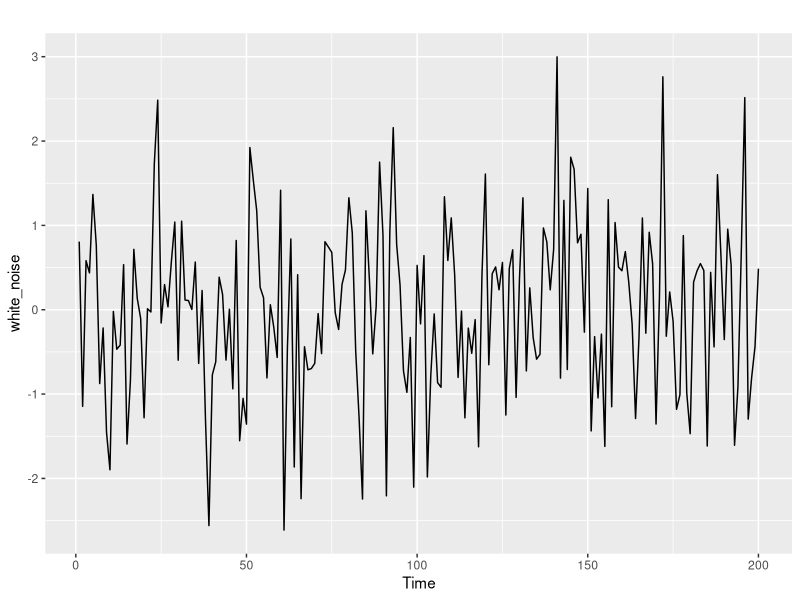
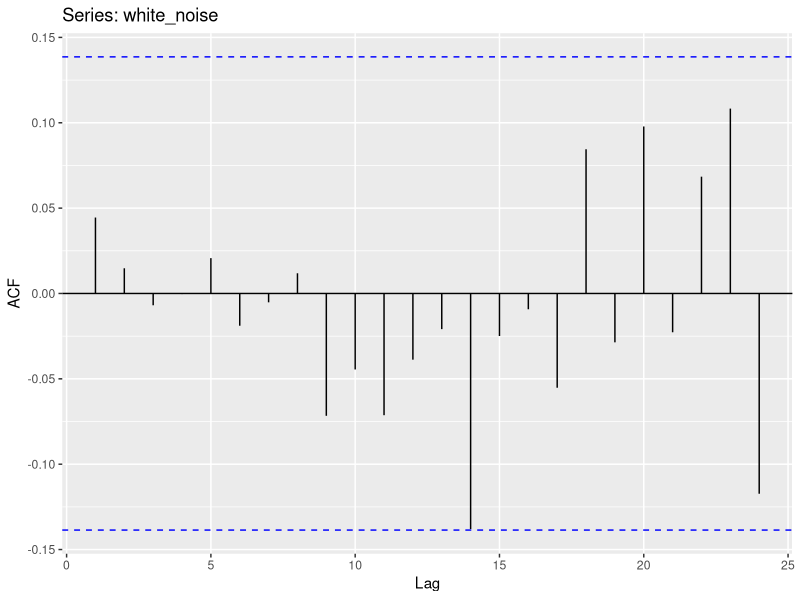
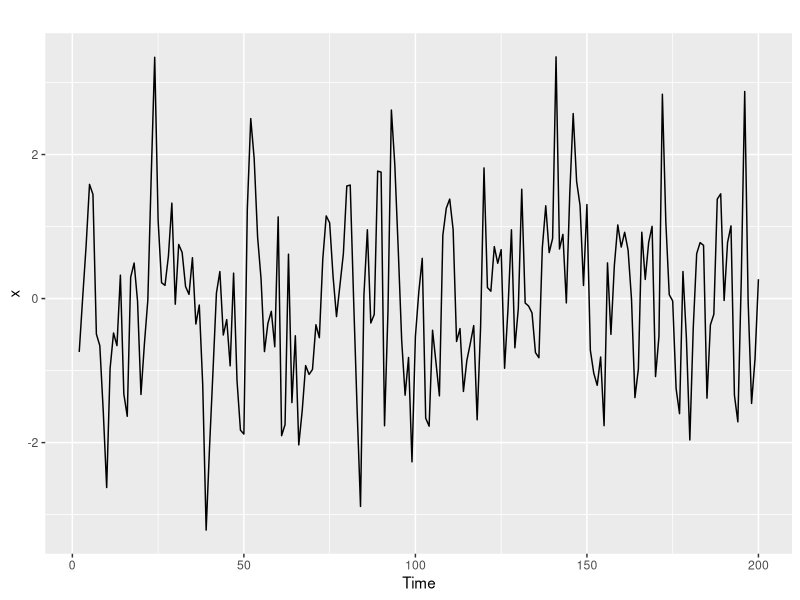
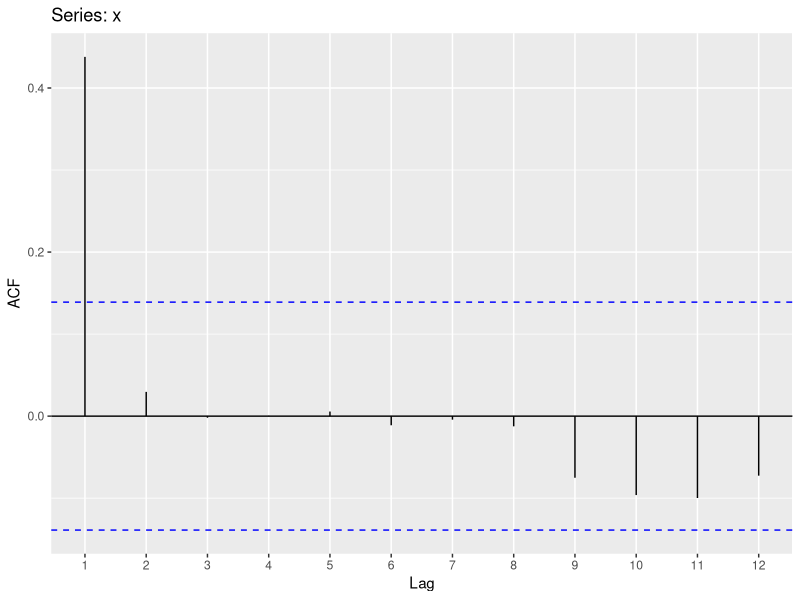
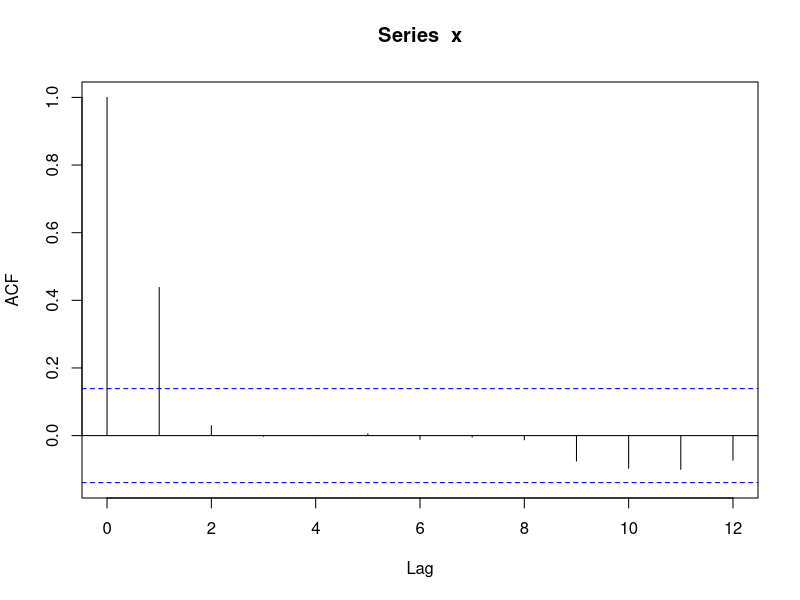
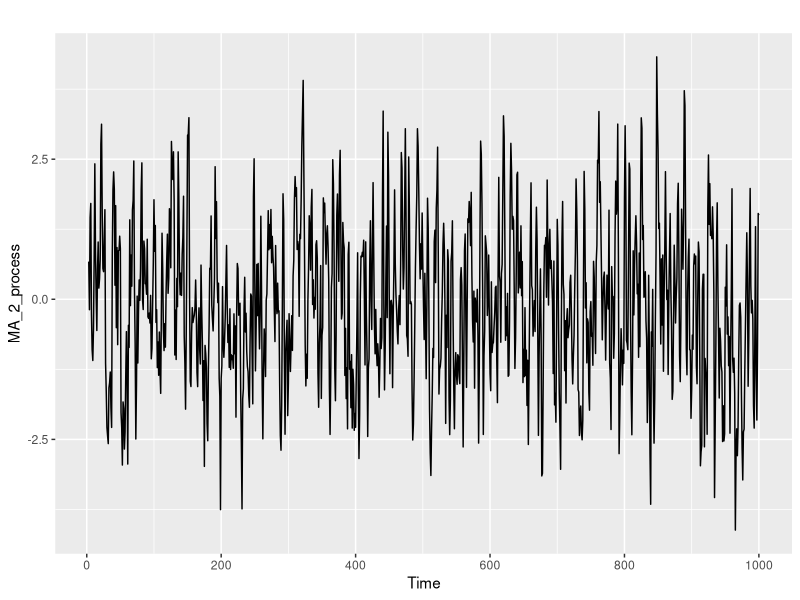
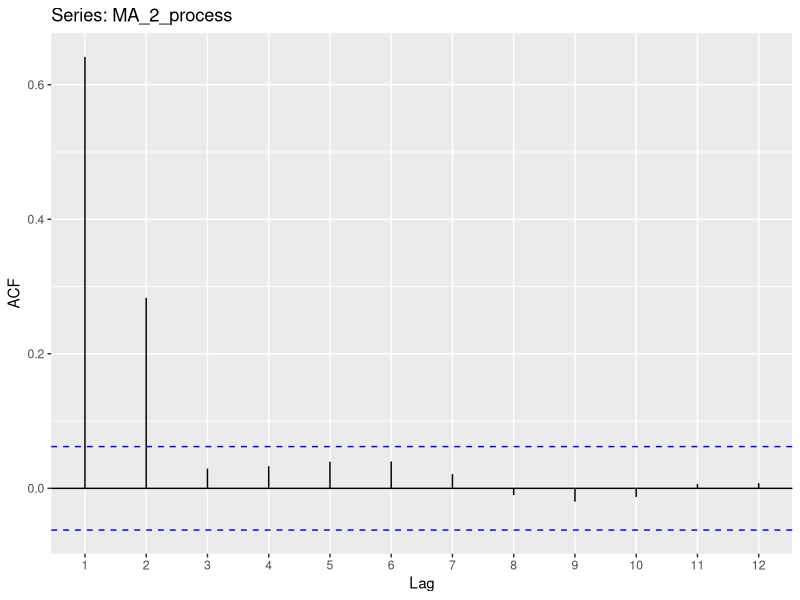
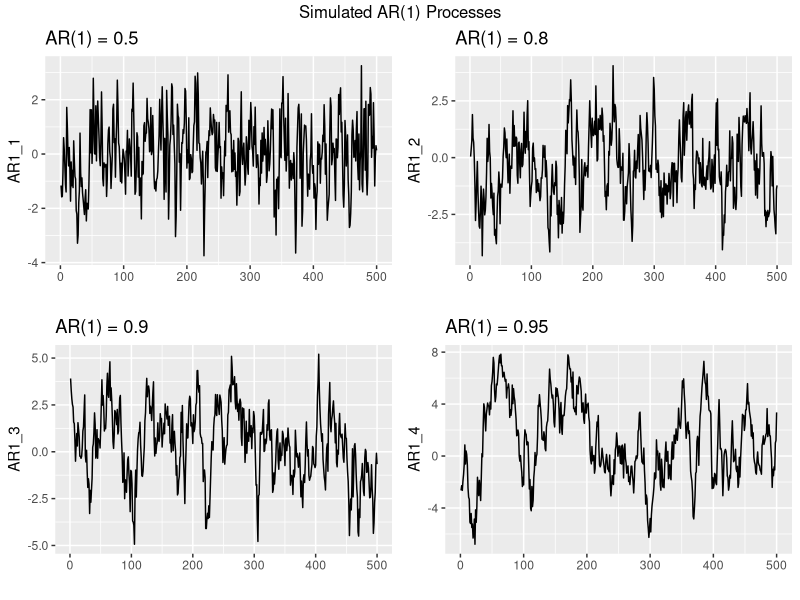

Write R code to recreate these figures, in order.
## ---- chunk 1
# knitr::opts_chunk$set(echo = TRUE, results = 'asis', fig.show = 'asis')
knitr::opts_chunk$set(echo = TRUE, cache=TRUE, autodep=TRUE, cache.comments=FALSE, message=FALSE, warning=FALSE)
## ---- chunk 2
# simulate a white noise process 
library(forecast)
library(ggplot2)
n <- 200 
set.seed(1881)
white_noise <- ts(rnorm(n,0,1))
autoplot(white_noise)
## ---- chunk 3
# sample ACF
ggAcf(white_noise, 24)
## ---- chunk 4
# simulate an MA(1) process from the white_noise
white_noise_lag1 <- stats::lag(white_noise, -1)
x = white_noise + 0.5* white_noise_lag1
autoplot(x)
## ---- chunk 5
# sample ACF
ma_acf <- ggAcf(x,12)
ma_acf
## ---- chunk 6
round(ma_acf$data[,3:4],4)
## ---- chunk 7
ma_acf2 <- acf(x, 12)
ma_acf2
## ---- chunk 8
# simulate an MA(2) process from the white_noise
set.seed(3242)
e <- ts(rnorm(1000,0,1))
e_lag1 <- stats::lag(e, -1)
e_lag2 <- stats::lag(e, -2)
# print the first obs on the screen 
head(cbind(e, e_lag1, e_lag2), 10)
# simulate
MA_2_process = e + 0.8*e_lag1 + 0.5*e_lag2
autoplot(MA_2_process)
## ---- chunk 9
# sample ACF
ggAcf(MA_2_process,12)
## ---- chunk 10
set.seed(1234)
# define the lists for the ARIMA(p,d,q) models
# order = c(1, 0, 0) means ARIMA(1,0,0) = AR(1)
# ar is the AR coefficient and sd is the standard deviation 
list1 <- list(order = c(1, 0, 0), ar = 0.5, sd = 1)
list2 <- list(order = c(1, 0, 0), ar = 0.8, sd = 1)
list3 <- list(order = c(1, 0, 0), ar = 0.9, sd = 1)
list4 <- list(order = c(1, 0, 0), ar = 0.95, sd = 1)
#
AR1_1 <- arima.sim(n = 500, model = list1)
AR1_2 <- arima.sim(n = 500, model = list2)
AR1_3 <- arima.sim(n = 500, model = list3)
AR1_4 <- arima.sim(n = 500, model = list4)
#autoplot(AR1_1)
## ---- chunk 11
plot1 <- autoplot(AR1_1) + xlab("") + ggtitle("AR(1) = 0.5")
plot2 <- autoplot(AR1_2) + xlab("") + ggtitle("AR(1) = 0.8")
plot3 <- autoplot(AR1_3) + xlab("") + ggtitle("AR(1) = 0.9")
plot4 <- autoplot(AR1_4) + xlab("") + ggtitle("AR(1) = 0.95")
library(grid)
library(gridExtra)
grid.arrange(grobs=list(plot1, plot2, plot3, plot4), 
             ncol=2, top="Simulated AR(1) Processes")
## ---- chunk 12
# AR(1) rho = 0.5
acf1 <- ggAcf(AR1_1) + ggtitle('AR(1) process, rho=0.5')
acf1
## ---- chunk 13
# AR(1) rho = 0.8
acf2 <- ggAcf(AR1_2) + ggtitle('AR(1) process, rho=0.8')
acf2
## ---- chunk 14
# AR(1) rho = 0.9
acf3 <- ggAcf(AR1_3) + ggtitle('AR(1) process, rho=0.9')
acf3
## ---- chunk 15
# AR(1) rho = 0.95
acf4 <- ggAcf(AR1_4) + ggtitle('AR(1) process, rho=0.95') 
acf4
## ---- chunk 16
library(grid)
library(gridExtra)
grid.arrange(grobs=list(acf1, acf2, acf3, acf4), 
             ncol=2, top="Correlograms of Simulated AR(1) Processes")
## ---- chunk 17
set.seed(1234)
e1 <- ts(rnorm(500,0,1))
RW1 <- ts(cumsum(e1))
e2 <- ts(rnorm(500,0,1))
RW2 <- ts(cumsum(e2))
e3 <- ts(rnorm(500,0,1))
RW3 <- ts(cumsum(e3))
autoplot(RW1, main = "3 Independent Random Walk Process") + 
  autolayer(RW2) + autolayer(RW3) + theme(legend.position = "none")
## ---- chunk 18
ggAcf(RW1) + ggtitle('Random Walk process, rho=1') 
## ---- chunk 19
set.seed(1234)
drift <- 0.5
n <- 200
t <- 1:n
e1 <- ts(rnorm(n,0,1))
RWD1 <- drift*t + ts(cumsum(e1))
e2 <- ts(rnorm(n,0,1))
RWD2 <- drift*t + ts(cumsum(e2))
e3 <- ts(rnorm(n,0,1))
RWD3 <- drift*t + ts(cumsum(e3))
autoplot(RWD1, main = "3 Independent Random Walk with Drift Process") + 
  autolayer(RWD2) + autolayer(RWD3) + theme(legend.position = "none")
## ---- chunk 20
ggAcf(RWD1) + ggtitle('Random Walk with drift process') 
